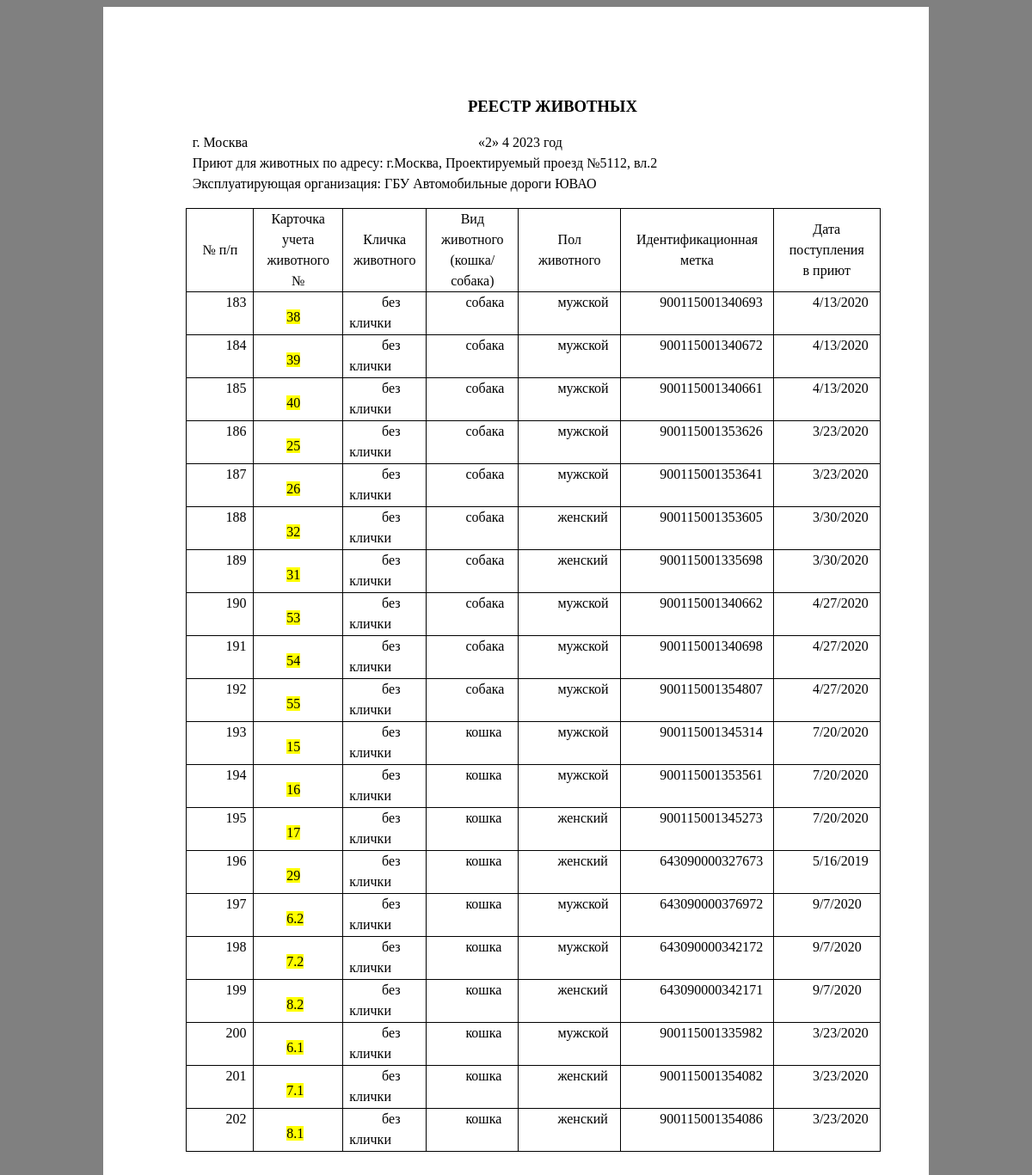
The app's page /pril4_for_proek5112.php with its own data.
### pril4_for_proek5112.php (the view, shortened to what this page needs)
<html>
<?php
require_once('ConnectDB.php');
$sql = "SELECT * FROM `TABLE 1` WHERE `адрес приюта` LIKE '%5112%' ";
$result = mysqli_query($connect, $sql);
?>
<head>
</head>
<body style="background-color:gray;">
	<div class="c24" style="width:800; height:1331; background-color:white;   margin: auto;">
		<p class="c22"><span class="c23">РЕЕСТР ЖИВОТНЫХ</span></p>
		<p class="c16" id="h.gjdgxs"><span class="c9"></span></p>
		<p class="c10"><span class="c3">г. Москва
		<?php
		$today = getdate();
		echo "«",$today['mday'],"»        ",$today['mon'],"       ",$today['year'],"  год";?></span></p>
		<p class="c10"><span class="c3"><?php
		echo	"Приют для животных по адресу: г.Москва, Проектируемый проезд №5112, вл.2\1" ?></span></p>
		<p class="c10"><span class="c3"><?php
		echo "Эксплуатирующая организация: ГБУ Автомобильные дороги ЮВАО" ?></span></p>
		<p class="c0"><span class="c3"></span></p><a id="t.43100d12c1eff6a5d3b3e8719d279bee0baf432d"></a><a id="t.0"></a>
		<table class="c5">
			<tbody>
				<tr class="c21">
					<td class="c15" colspan="1" rowspan="1">
						<p class="c14"><span class="c3">№ п/п</span></p>
					</td>
					<td class="c18" colspan="1" rowspan="1">
						<p class="c14"><span>Карточка учета животного №</span></p>
					</td>
					<td class="c20" colspan="1" rowspan="1">
						<p class="c14"><span class="c3">Кличка животного</span></p>
					</td>
					<td class="c17" colspan="1" rowspan="1">
						<p class="c14"><span class="c3">Вид животного (кошка/собака)</span></p>
					</td>
					<td class="c20" colspan="1" rowspan="1">
						<p class="c14"><span class="c3">Пол животного</span></p>
					</td>
					<td class="c19" colspan="1" rowspan="1">
						<p class="c14"><span class="c3">Идентификационная метка</span></p>
					</td>
					<td class="c20" colspan="1" rowspan="1">
						<p class="c14"><span class="c3">Дата поступления</span></p>
						<p class="c14"><span class="c3">в приют</span></p>
					</td>
				</tr>
				<?php while($row = mysqli_fetch_assoc($result)) {?>
				<tr class="c12">
					<td class="c13" colspan="1" rowspan="1">
						<p class="c0"><span class="c3"><?php echo $row['п/п']; ?></span></p>
					</td>
					<td class="c1" colspan="1" rowspan="1">
						<p class="c0"><span class="c3 c11"><?php echo $row['карточка учета животного №']; ?></span><p>
					</td>
					<td class="c8" colspan="1" rowspan="1">
						<p class="c0"><span class="c3"><?php echo $row['кличка']; ?></span></p>
					</td>
					<td class="c4" colspan="1" rowspan="1">
						<p class="c0"><span class="c3"></span><?php echo $row['вид']; ?></p>
					</td>
					<td class="c8" colspan="1" rowspan="1">
						<p class="c0"><span class="c3"></span><?php echo $row['пол']; ?></p>
					</td>
					<td class="c8" height = 50pt colspan="1" rowspan="1">
						<p class="c0"><span class="c3"></span><?php echo $row['идентификационная метка']; ?></p>
					</td>
					<td class="c8" colspan="1" rowspan="1">
						<p class="c0"><span class="c3"></span><?php echo $row['дата поступления в приют']; ?></p>
					</td>
				<?php } ?>
			</tbody>
		</table>
		<p class="c25"><span class="c9"></span></p>
	</div>
</body>
</html>

### records on screen
table 1: value "183", value "38", кличка "без клички", вид "собака", пол "мужской", идентификационная метка "900115001340693", дата поступления в приют "4/13/2020"
table 1: value "184", value "39", кличка "без клички", вид "собака", пол "мужской", идентификационная метка "900115001340672", дата поступления в приют "4/13/2020"
table 1: value "185", value "40", кличка "без клички", вид "собака", пол "мужской", идентификационная метка "900115001340661", дата поступления в приют "4/13/2020"
table 1: value "186", value "25", кличка "без клички", вид "собака", пол "мужской", идентификационная метка "900115001353626", дата поступления в приют "3/23/2020"
table 1: value "187", value "26", кличка "без клички", вид "собака", пол "мужской", идентификационная метка "900115001353641", дата поступления в приют "3/23/2020"
table 1: value "188", value "32", кличка "без клички", вид "собака", пол "женский", идентификационная метка "900115001353605", дата поступления в приют "3/30/2020"
table 1: value "189", value "31", кличка "без клички", вид "собака", пол "женский", идентификационная метка "900115001335698", дата поступления в приют "3/30/2020"
table 1: value "190", value "53", кличка "без клички", вид "собака", пол "мужской", идентификационная метка "900115001340662", дата поступления в приют "4/27/2020"
table 1: value "191", value "54", кличка "без клички", вид "собака", пол "мужской", идентификационная метка "900115001340698", дата поступления в приют "4/27/2020"
table 1: value "192", value "55", кличка "без клички", вид "собака", пол "мужской", идентификационная метка "900115001354807", дата поступления в приют "4/27/2020"
table 1: value "193", value "15", кличка "без клички", вид "кошка", пол "мужской", идентификационная метка "900115001345314", дата поступления в приют "7/20/2020"
table 1: value "194", value "16", кличка "без клички", вид "кошка", пол "мужской", идентификационная метка "900115001353561", дата поступления в приют "7/20/2020"
table 1: value "195", value "17", кличка "без клички", вид "кошка", пол "женский", идентификационная метка "900115001345273", дата поступления в приют "7/20/2020"
table 1: value "196", value "29", кличка "без клички", вид "кошка", пол "женский", идентификационная метка "643090000327673", дата поступления в приют "5/16/2019"
table 1: value "197", value "6.2", кличка "без клички", вид "кошка", пол "мужской", идентификационная метка "643090000376972", дата поступления в приют "9/7/2020"
table 1: value "198", value "7.2", кличка "без клички", вид "кошка", пол "мужской", идентификационная метка "643090000342172", дата поступления в приют "9/7/2020"
table 1: value "199", value "8.2", кличка "без клички", вид "кошка", пол "женский", идентификационная метка "643090000342171", дата поступления в приют "9/7/2020"
table 1: value "200", value "6.1", кличка "без клички", вид "кошка", пол "мужской", идентификационная метка "900115001335982", дата поступления в приют "3/23/2020"
table 1: value "201", value "7.1", кличка "без клички", вид "кошка", пол "женский", идентификационная метка "900115001354082", дата поступления в приют "3/23/2020"
table 1: value "202", value "8.1", кличка "без клички", вид "кошка", пол "женский", идентификационная метка "900115001354086", дата поступления в приют "3/23/2020"

### other values on screen
$today['mday'] "2"
$today['mon'] "4"
$today['year'] "2023"
